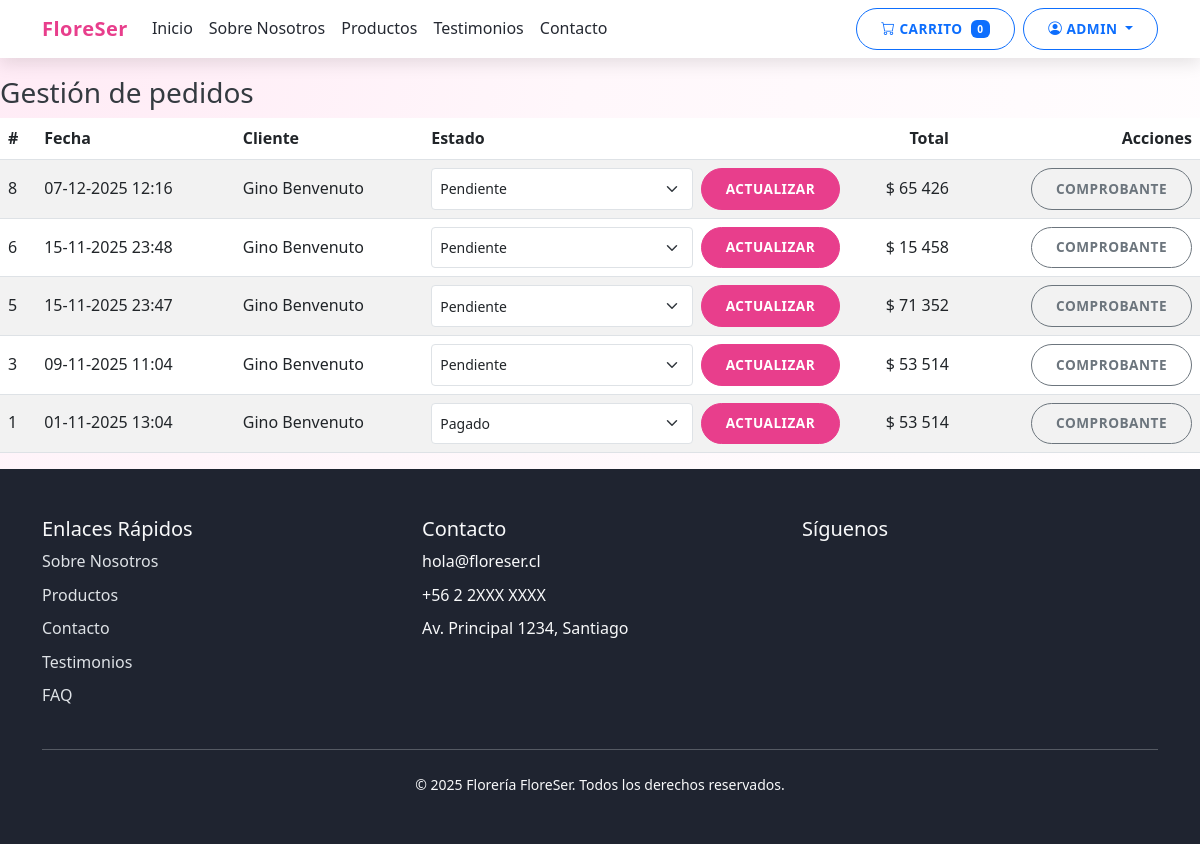
/pedidos/gestion/ (signed in), run on the app's committed database.
### apps/usuarios/models.py (models this page shows, shortened)
class Usuario(AbstractUser):
    class Roles(models.TextChoices):
        ADMINISTRADOR = 'Administrador', 'Administrador'
        EMPLEADO = 'Empleado', 'Empleado'
        CLIENTE = 'Cliente', 'Cliente'
        PROVEEDOR = 'Proveedor', 'Proveedor'
    rol = models.CharField(max_length=20, choices=Roles.choices, default=Roles.CLIENTE)
    activo = models.BooleanField(default=True)

### apps/pedidos/models.py (models this page shows, shortened)
class Pedido(models.Model):
    ESTADOS = [
        ('Pendiente', 'Pendiente'),
        ('Pagado', 'Pagado'),
        ('En preparación', 'En preparación'),
        ('Entregado', 'Entregado'),
    ]
    cliente = models.ForeignKey(Cliente, on_delete=models.PROTECT)
    empleado = models.ForeignKey(Empleado, on_delete=models.SET_NULL, null=True, blank=True)
    fecha_pedido = models.DateTimeField(auto_now_add=True)
    subtotal = models.DecimalField(max_digits=12, decimal_places=0)
    iva = models.DecimalField(max_digits=12, decimal_places=0)
    total = models.DecimalField(max_digits=12, decimal_places=0)
    estado = models.CharField(max_length=20, choices=ESTADOS, default='Pendiente')
    metodo_pago = models.CharField(max_length=50, blank=True)
    referencia_pago = models.CharField(max_length=100, blank=True)
    comprobante_pago = models.FileField(upload_to='comprobantes/', null=True, blank=True)
    direccion_entrega = models.CharField(max_length=255, blank=True)

### apps/clientes/models.py (models this page shows, shortened)
class Cliente(models.Model):
    usuario = models.OneToOneField(settings.AUTH_USER_MODEL, on_delete=models.CASCADE, related_name='perfil_cliente')
    nombre = models.CharField(max_length=150)
    rut = models.CharField(
        max_length=12,
        validators=[RegexValidator(r"^\d{7,8}-[\dkK]$", message="RUT inválido. Formato: XXXXXXXX-X")],
        unique=True,
    )
    direccion = models.CharField(max_length=255, blank=True)
    comuna = models.CharField(max_length=100, blank=True)
    telefono = models.CharField(max_length=20, blank=True)

### apps/pedidos/views.py (the view)
# urls.py: path('gestion/', gestion_pedidos, name='gestion'),
@role_required('Administrador', 'Empleado')
def gestion_pedidos(request):
    pedidos = Pedido.objects.select_related('cliente').order_by('-fecha_pedido')
    estados = [e[0] for e in Pedido.ESTADOS]
    return render(request, 'pedidos/gestion.html', {
        'pedidos': pedidos,
        'estados': estados,
        'fmt': _clp_fmt,
    })

### templates/pedidos/gestion.html (shortened to what this page needs)
{% extends 'base.html' %}
{% load humanize %}
{% block content %}
<h3>Gestión de pedidos</h3>
<table class="table table-striped align-middle">
  <thead>
    <tr>
      <th>#</th>
      <th>Fecha</th>
      <th>Cliente</th>
      <th>Estado</th>
      <th class="text-end">Total</th>
      <th class="text-end">Acciones</th>
    </tr>
  </thead>
  <tbody>
  {% for p in pedidos %}
    <tr>
      <td>{{ p.id }}</td>
      <td>{{ p.fecha_pedido|date:'d-m-Y H:i' }}</td>
      <td>{{ p.cliente.nombre }}</td>
      <td>
        <form action="{% url 'pedidos:cambiar_estado' p.id %}" method="post" class="d-flex gap-2">
          <select name="estado" class="form-select form-select-sm">
            {% for e in estados %}
              <option value="{{ e }}" {% if p.estado == e %}selected{% endif %}>{{ e }}</option>
            {% endfor %}
          </select>
          <button class="btn btn-sm btn-primary" type="submit">Actualizar</button>
        </form>
      </td>
      <td class="text-end">$ {{ p.total|intcomma }}</td>
      <td class="text-end">
        <a class="btn btn-sm btn-outline-secondary" href="{% url 'pedidos:comprobante_pdf' p.id %}" target="_blank">Comprobante</a>
      </td>
    </tr>
  {% empty %}
    <tr><td colspan="6">No hay pedidos.</td></tr>
  {% endfor %}
  </tbody>
</table>
{% endblock %}

### templates/base.html (shortened to what this page needs)
<!DOCTYPE html>
{% load static %}
{% load i18n %}
<html lang="es">
<head>
    <link href="https://cdn.jsdelivr.net/npm/bootstrap@5.3.0/dist/css/bootstrap.min.css" rel="stylesheet">
    <link rel="stylesheet" href="https://cdn.jsdelivr.net/npm/bootstrap-icons@1.10.0/font/bootstrap-icons.css">
    <link rel="stylesheet" href="{% static 'css/styles.css' %}">
</head>
<body>
    <nav class="navbar navbar-expand-lg navbar-main fixed-top">
        <div class="container">
            <a class="navbar-brand" href="{% url 'home:index' %}">
                {% if configuracion and configuracion.logo %}
                <img src="{{ configuracion.logo.url }}" alt="{{ configuracion.nombre_sitio }}" height="40">
                {% else %}
                FloreSer
                {% endif %}
            </a>
            <div class="collapse navbar-collapse" id="navbarNav">
                {% url 'home:index' as home_url %}
                {% url 'home:sobre_nosotros' as sobre_url %}
                {% url 'productos:lista' as productos_url %}
                {% url 'home:testimonios' as testimonios_url %}
                {% url 'home:index' as home_url3 %}
                {% url 'pedidos:carrito' as carrito_url %}
                {% url 'clientes:perfil' as cli_perfil_url %}
                {% url 'clientes:mis_pedidos' as cli_misped_url %}
                {% url 'productos:crear' as prod_crear_url %}
                {% url 'admin:index' as admin_index_url %}
                {% url 'logout' as logout_url %}
                {% url 'login' as login_url %}
                <ul class="navbar-nav me-auto">
                    {% if home_url %}
                    <li class="nav-item">
                        <a class="nav-link" href="{{ home_url }}#inicio">Inicio</a>
                    </li>
                    {% endif %}
                    {% if sobre_url %}
                    <li class="nav-item">
                        <a class="nav-link" href="{{ sobre_url }}">Sobre Nosotros</a>
                    </li>
                    {% endif %}
                    {% if productos_url %}
                    <li class="nav-item">
                        <a class="nav-link" href="{{ productos_url }}">Productos</a>
                    </li>
                    {% endif %}
                    {% if testimonios_url %}
                    <li class="nav-item">
                        <a class="nav-link" href="{{ testimonios_url }}">Testimonios</a>
                    </li>
                    {% endif %}
                    {% if home_url3 %}
                    <li class="nav-item">
                        <a class="nav-link" href="{{ home_url3 }}#contacto">Contacto</a>
                    </li>
                    {% endif %}
                </ul>
                <div class="d-flex">
                    <a href="{{ carrito_url|default:'#' }}" class="btn btn-outline-primary me-2">
                        <i class="bi bi-cart"></i> Carrito
                        <span class="badge bg-primary ms-1">0</span>
                    </a>
                    {% if user.is_authenticated %}
                    <div class="dropdown">
                        <button class="btn btn-outline-primary dropdown-toggle" type="button" id="userDropdown" data-bs-toggle="dropdown">
                            <i class="bi bi-person-circle"></i> {{ user.username }}
                        </button>
                    </div>
                    {% endif %}
                </div>
            </div>
        </div>
    </nav>
    <div style="padding-top: 76px;">
        {% block content %}{% endblock %}
    </div>
    <footer class="footer-site py-5">
        <div class="container">
            <div class="row g-4">
                <div class="col-lg-4">
                    <h5>Enlaces Rápidos</h5>
                    <ul class="list-unstyled footer-links">
                        {% url 'home:sobre_nosotros' as sobre_url %}
                        {% url 'productos:lista' as prodf_url %}
                        {% url 'home:testimonios' as testimoniosf_url %}
                        {% url 'home:faq' as faq_url %}
                        <li class="mb-2">
                            <a href="{{ sobre_url|default:'#' }}" class="text-decoration-none">Sobre Nosotros</a>
                        </li>
                        <li class="mb-2">
                            <a href="{{ prodf_url|default:'#' }}" class="text-decoration-none">Productos</a>
                        </li>
                        <li class="mb-2">
                            <a href="{{ homef_url|default:'#' }}#contacto" class="text-decoration-none">Contacto</a>
                        </li>
                        <li class="mb-2">
                            <a href="{{ testimoniosf_url|default:'#' }}" class="text-decoration-none">Testimonios</a>
                        </li>
                        {% if faq_url %}
                        <li class="mb-2">
                            <a href="{{ faq_url }}" class="text-decoration-none">FAQ</a>
                        </li>
                        {% endif %}
                    </ul>
                </div>
                <div class="col-lg-4">
                    <h5>Contacto</h5>
                    <ul class="list-unstyled mb-0">
                        <li class="mb-2">
                            {% if configuracion and configuracion.email %}
                                {{ configuracion.email }}
                            {% else %}
                                hola@floreser.cl
                            {% endif %}
                        </li>
                        <li class="mb-2">
                            {% if configuracion and configuracion.telefono %}
                                {{ configuracion.telefono }}
                            {% else %}
                                +56 2 2XXX XXXX
                            {% endif %}
                        </li>
                        <li class="mb-2">
                            {% if configuracion and configuracion.direccion %}
                                {{ configuracion.direccion }}
                            {% else %}
                                Av. Principal 1234, Santiago
                            {% endif %}
                        </li>
                    </ul>
                </div>
                <div class="col-lg-4">
                    <h5>Síguenos</h5>
                </div>
            </div>
            <hr class="my-4">
            <div class="text-center">
                <p class="mb-0 small">&copy; {% now "Y" %} {% if configuracion %}{{ configuracion.nombre_sitio }}{% else %}Florería FloreSer{% endif %}. Todos los derechos reservados.</p>
            </div>
        </div>
    </footer>
</body>
</html>

### static/css/styles.css (style rules this page uses)
:root { --primary-color: #e83e8c; --secondary-color: #ffd6e8; --accent-color: #ff7f50; --light-color: #fff7fb; --dark-color: #343a40; --gray-100: #f8f9fa; --gray-200: #eceff4; --gray-600: #6c757d; --box-shadow: 0 0.5rem 1rem rgba(232, 62, 140, 0.15); --transition: all 0.3s ease; }
body { font-family: 'Segoe UI', Tahoma, Geneva, Verdana, sans-serif; color: var(--dark-color); line-height: 1.6; background: radial-gradient(circle at top left, #ffeaf5 0, #fff7fb 40%, #ffffff 100%); }
.navbar-brand { font-weight: 700; letter-spacing: 0.5px; }
.navbar-main, .navbar-main.bg-dark, .navbar-main.navbar-dark { background-color: #ffffff !important; box-shadow: 0 0.35rem 1rem rgba(0, 0, 0, 0.1); z-index: 1030; }
.navbar-main .navbar-brand { font-weight: 700; letter-spacing: 0.5px; color: var(--primary-color) !important; }
.navbar-main .navbar-nav .nav-link { color: #252932 !important; font-weight: 500; }
.btn { padding: 0.6rem 1.5rem; border-radius: 50px; font-weight: 600; transition: var(--transition); text-transform: uppercase; font-size: 0.85rem; letter-spacing: 0.5px; }
.btn-primary { background-color: var(--primary-color); border-color: var(--primary-color); }
.footer-site { background: #1f2430; color: #f8f9fa; }
.footer-site h5 { color: #f8f9fa; }
.footer-site .footer-links a { color: #dee2e6; }

### data on the page
Usuario: username "ADMIN"
Pedido: id "8", fecha_pedido "07-12-2025 12:16", cliente.nombre "Gino Benvenuto", estado "Pendiente", total "65 426"
Pedido: id "6", fecha_pedido "15-11-2025 23:48", cliente.nombre "Gino Benvenuto", estado "Pendiente", total "15 458"
Pedido: id "5", fecha_pedido "15-11-2025 23:47", cliente.nombre "Gino Benvenuto", estado "Pendiente", total "71 352"
Pedido: id "3", fecha_pedido "09-11-2025 11:04", cliente.nombre "Gino Benvenuto", estado "Pendiente", total "53 514"
Pedido: id "1", fecha_pedido "01-11-2025 13:04", cliente.nombre "Gino Benvenuto", estado "Pagado", total "53 514"
